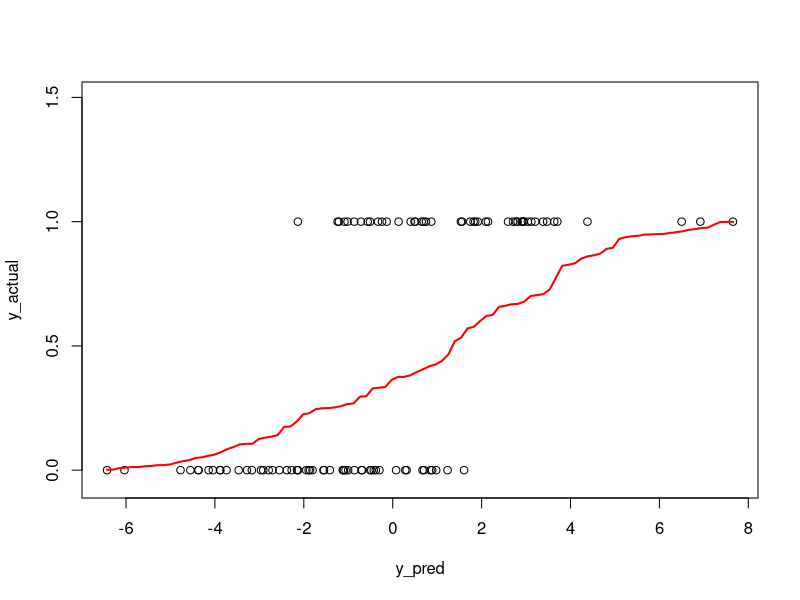

Generate this figure with R: (Note: this script raises an error after producing the figure.)

pf <- function(x, beta){
  out <- 1/(1 + exp(-t(x)%*%beta))
  return(out)
}


#need a matrix with first column as predictors, and second column as response as input
beta_ls <- function(beta, x, y){
  sum <- 0
  for(i in 1:nrow(x)){
    xi <- as.matrix(unlist(x[i,]), ncol = 1) #format it so dimensions work out later
    yi <- y[i]
    pi <- pf(xi,as.matrix(beta))
   
    
    res <- (-1*yi)*(log(pi)) - (1 - yi)*log(1-pi)
    sum <- sum + res
  }
  return(sum)

}

log_reg <- function(X, y){
  B_initial <- solve(t(X)%*%X)%*%t(X)%*%y
  result <- optim(par = B_initial, fn = beta_ls, x = X, y = y)
  parameters <- result$par
  y_pred <- X%*%parameters
  out <- list("betas" = parameters, "y_pred" = y_pred, "y_actual" = y, "X" = X, "Parameters" = parameters)
  class(out) <- "my_b"
  return(out)
}



##generate random data 
set.seed(123)
x1 <- rnorm(100)
x2 <- rnorm(100)
x3 <- rnorm(100)
X <- cbind(1,x1, x2, x3) #1 for the intercept term
beta0 <- -1
beta1 <- 2
beta2 <- -0.5
beta3 <- 1.5
true_beta <- matrix(c(beta0, beta1, beta2, beta3), ncol = 1)
p <- 1/(1 + exp(-(X%*%true_beta)))
y <- rbinom(100,1,p)

B_initial <- solve(t(X)%*%X)%*%t(X)%*%y

test <- beta_ls(B_initial,X,y)
result <- optim(par = B_initial, fn = beta_ls, x = X, y = y)

log_reg(X,y)




## OUTLINE for bootstrap confidence intervals -- will need to be updated once logistic regression is complete


bootstrap_conf_intervals <- function(X, y, alpha = 0.05, n_bootstraps = 20) {
  n <- nrow(X)
  beta_bootstraps <- matrix(NA, ncol = n_bootstraps, nrow = length(log_reg(X, y)$betas))
  
  for (i in 1:n_bootstraps) {
    # Sample with replacement
    indices <- sample(1:n, replace = TRUE)
    X_bootstrap <- X[indices, ]
    y_bootstrap <- y[indices]
    
    # Run logistic regression on the bootstrap sample
    beta_bootstraps[, i] <- log_reg(X_bootstrap, y_bootstrap)$betas
  }
  
  # Calculate confidence intervals
  lower <- apply(beta_bootstraps, 1, function(row) quantile(row, alpha / 2))
  upper <- apply(beta_bootstraps, 1, function(row) quantile(row, 1 - alpha / 2))
  
  intervals <- data.frame(lower = lower, upper = upper)
  return(intervals)
}

# test bootstrap
set.seed(123)
x1 <- rnorm(100)
x2 <- rnorm(100)
x3 <- rnorm(100)
X <- cbind(1, x1, x2, x3) 
beta0 <- -1
beta1 <- 2
beta2 <- -0.5
beta3 <- 1.5
true_beta <- matrix(c(beta0, beta1, beta2, beta3), ncol = 1)
p <- 1 / (1 + exp(-(X %*% true_beta)))
y <- rbinom(100, 1, p)

# Bootstrap confidence intervals
intervals <- bootstrap_conf_intervals(X, y)

# Print the resulting intervals
print(intervals)


##logistic regression plot
##plot dots from before transformation of XB (or y tilda)
##plot line from after the transformation

plot.my_b <- function(obj){
  y_pred <- obj$y_pred
  y_actual <- obj$y_actual
  X <- obj$X
  parameters <- obj$parameters

  plot(y_actual ~ y_pred ,xlim = range(y_pred), ylim = range(-.05, 1.5))
  
  x_line <- seq(min(y_pred), max(y_pred), length = length(y_pred))
  y_line <- pf(t(X), obj$betas)
  lines(x_line, sort(y_line), col = "red", lty = 1, lwd = 2)
}



test <- log_reg(X, y)
plot(test)


##confusion matrix function
library(caret)
confmat <- function(y_actual, y_pred, cutoff = 0.5){
  #convert predicted values to 0 or 1 based on threshold
  y_bin <- ifelse(y_pred >= cutoff, 1,0)
  cmat <- confusionMatrix(factor(y), factor(y_bin))
  metrics <- cmat$byClass
  prevalence <- as.numeric(metrics["Prevalence"])
  accuracy <- as.numeric(cmat$overall["Accuracy"])
  sensitivity <- as.numeric(metrics["Sensitivity"])
  specificity <- as.numeric(metrics["Specificity"])
  true_p <- cmat$byClass["Pos Pred Value"] * cmat$byClass["Precision"]
  false_p <- cmat$byClass["Neg Pred Value"] * cmat$byClass["Precision"]
  false_discovery_rate <- as.numeric(false_p / (false_p + true_p))
  diagnostic_odds_ratio <- as.numeric(metrics["Sensitivity"]/(1 - metrics["Specificity"]))
  
  out <- invisible(list("Prevalence" = prevalence, "Accuracy" = accuracy, "Sensitivity" = sensitivity, "Specificity" = specificity, "False Discovery Rate" = false_discovery_rate, "Diagnostic Odds Ratio" = diagnostic_odds_ratio))
  return(out)

}

confmat(y, y_pred)


#plot metrics cut off grid 

#cutoff_values <- seq(0.1, 0.9, by = 0.1)

# Function to plot metrics over a grid of cutoff values
plot_metrics <- function(X, y, cutoff_values = seq(0.1, 0.9, by = 0.1)) {
  result <- log_reg(X, y)
  predicted_probs <- pf(t(X), result)
  metrics_matrix <- matrix(NA, nrow = length(cutoff_values), ncol = 7,
                           dimnames = list(NULL, c("Cutoff", "Prevalence", "Accuracy", "Sensitivity", "Specificity", "False Discovery Rate", "Diagnostic Odds Ratio")))
  
  # Calculate metrics for each cutoff
  for (i in seq_along(cutoff_values)) {
    metrics <- confmat(y, predicted_probs, cutoff_values[i])
    metrics_matrix[i, ] <- c(cutoff_values[i], metrics[[1]], metrics[[2]], metrics[[3]], metrics[[4]], metrics[[5]], metrics[[6]])
  }
  
  # Plot metrics
  par(mfrow = c(3, 2), mar = c(4, 4, 2, 1), oma = c(0, 0, 2, 0))
  metrics_names <- c("Prevalence", "Accuracy", "Sensitivity", "Specificity", "False Discovery Rate", "Diagnostic Odds Ratio")
  for (i in seq_along(metrics_names)) {
    plot(metrics_matrix[, "Cutoff"], metrics_matrix[, i + 1], type = "l", col = i + 1,
         xlab = "Cutoff", ylab = metrics_names[i], main = paste("Metric vs. Cutoff"))
    abline(h = max(metrics_matrix[, i + 1]), col = "red", lty = 2)
  }
}

plot_metrics(X, y)
